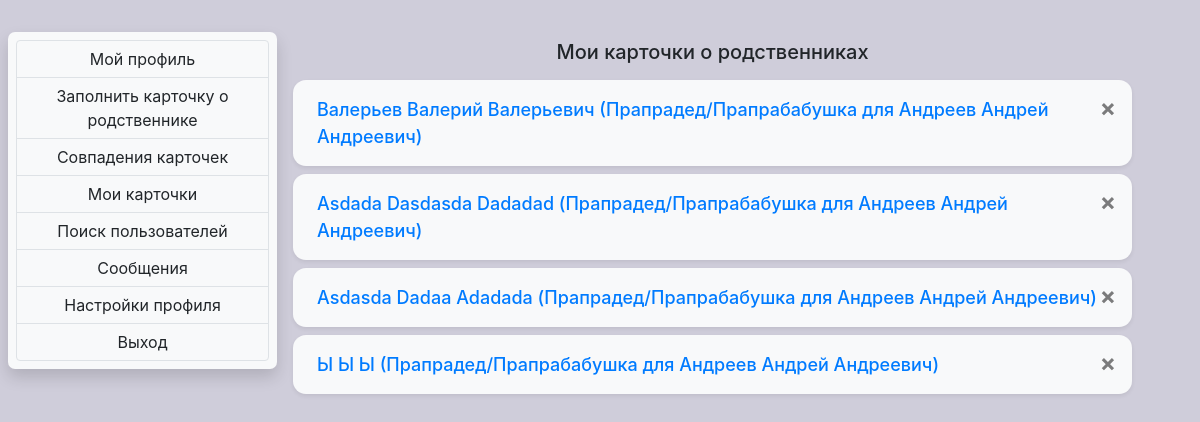
/mycards (signed in), run on an earlier commit of the app's database.
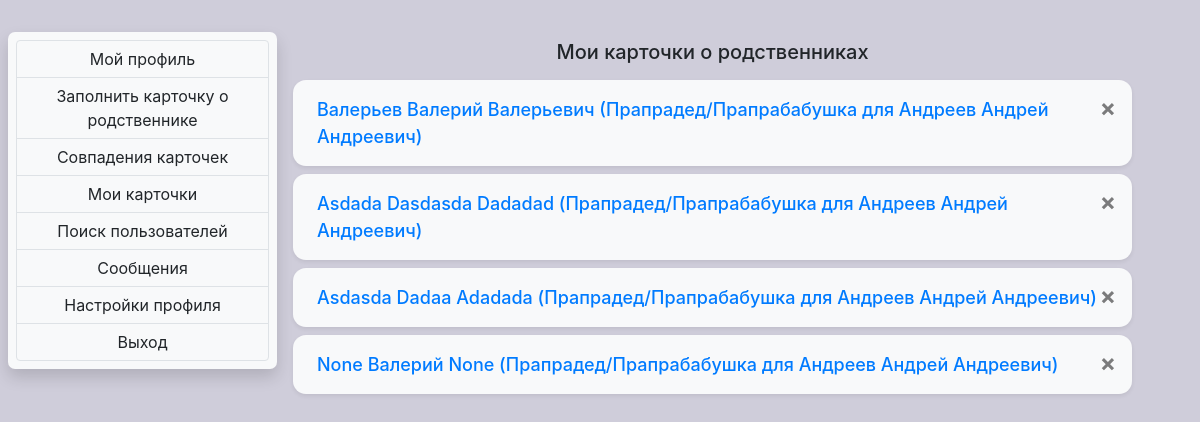
And on a later commit of the database.
### relationfinder/models.py (models this page shows, shortened)
class Card(models.Model):
    class Meta:
        verbose_name_plural = "Cards"
        verbose_name = "Card"
    user = models.ForeignKey(
        User, on_delete=models.CASCADE, related_name="card_set", blank=True, null=True)
    card_name = models.CharField(
        max_length=30, blank=False, null=False, default="default name")
    sex = models.CharField(max_length=30, blank=False,
                           null=False, default="default")
    relation_level = models.CharField(
        max_length=30, blank=False, null=False, default="default")
    first_name = models.CharField(max_length=30, blank=True, null=True)
    surname = models.CharField(max_length=30, blank=True, null=True)
    fathername = models.CharField(max_length=30, blank=True, null=True)
    birth_year = models.PositiveIntegerField(blank=True, null=True)
    death_year = models.PositiveIntegerField(blank=True, null=True)
    place1_x = models.FloatField(blank=True, null=True)
    place1_y = models.FloatField(blank=True, null=True)
    place1_radius = models.FloatField(blank=True, null=True)
    place1_start_year = models.PositiveIntegerField(blank=True, null=True)
    place1_end_year = models.PositiveIntegerField(blank=True, null=True)
    place2_x = models.FloatField(blank=True, null=True)
    place2_y = models.FloatField(blank=True, null=True)
    place2_radius = models.FloatField(blank=True, null=True)
    place2_start_year = models.PositiveIntegerField(blank=True, null=True)
    place2_end_year = models.PositiveIntegerField(blank=True, null=True)
    place3_x = models.FloatField(blank=True, null=True)
    place3_y = models.FloatField(blank=True, null=True)
    place3_radius = models.FloatField(blank=True, null=True)
    place3_start_year = models.PositiveIntegerField(blank=True, null=True)
    place3_end_year = models.PositiveIntegerField(blank=True, null=True)
    information = models.TextField(null=True, blank=True)
    def __str__(self):
        return '{} {} {} ({} для {}) '.format(self.surname, self.first_name, self.fathername, self.relation_level, str(self.user))

class UserExtension(models.Model):
    user = models.OneToOneField(
        User, null=True, blank=True, on_delete=models.CASCADE, related_name='userExtension')
    first_name = models.CharField(max_length=30, blank=True, null=True)
    surname = models.CharField(max_length=30, blank=True, null=True)
    fathername = models.CharField(max_length=30, blank=True, null=True)
    birth_date = models.DateField(
        auto_now=False, auto_now_add=False, blank=True, null=True)
    information = models.TextField(blank=True, null=True)
    photo = models.ImageField(blank=True, null=True,
                              default="def_profile_photo.png")

### relationfinder/views.py (the view)
# urls.py: path('mycards', views.mycards, name='mycards'),
@login_required(login_url='login_or_register')
def mycards(request):
    return render(request, "relfinder/profile_mycards.html")

### relationfinder/models.py (called while the page is built)
def override_username(self):
    name = '{} {} {}'.format(self.userExtension.surname,
                             self.userExtension.first_name, self.userExtension.fathername)
    return name

### relationfinder/templates/relfinder/profile_mycards.html (shortened to what this page needs)
{% extends 'relfinder/profile_navigation.html' %}
{% block content1 %}
{% if request.user.card_set.all %}
<h5 class="text-center m-3">Мои карточки о родственниках</h5>
{% for card in request.user.card_set.all %}
<div class="container shadow-sm bg-light   mb-2 mt-0 mr-0 ml-0 py-3 pr-3 pl-4" style="border-radius: 13px;">
    <div>
        <form class="m-0 p-0" action="{% url 'delete_card' card.id %}" method="POST">
            <button type="submit" class="close m-0 p-0">&times;</button>
        </form>
    </div>
    <div>
        <a class="m-0 p-0" href="{% url 'viewcard' card.id %}" style="font-size: 13.5pt; font-weight:500;">{{card}}</a>
    </div>
</div>
{% endfor %}
{% endif %}
{% endblock content1 %}

What changed in the data, as far as the page shows it:
removed Card: surname+first_name+fathername "Ы Ы Ы (Прапрадед/Прапрабабушка для Андреев Андрей Андреевич)"
added Card: surname+first_name+fathername "None Валерий None (Прапрадед/Прапрабабушка для Андреев Андрей Андреевич)"
